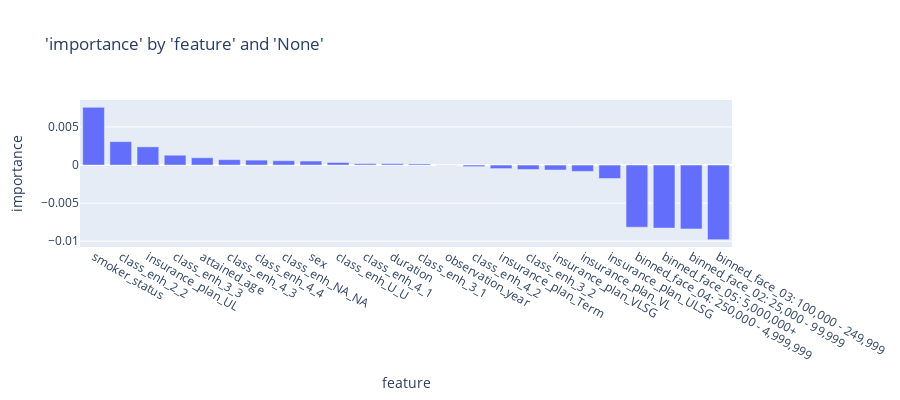

Notebook source saved alongside this figure:
### Code cell
charters.chart(
    df=importance, x_axis="feature", y_axis="importance", type="bar", y_sort=True
)

### Figure 1 — Plotly figure (JSON) as saved in the notebook; plotly's stock layout.template omitted (floating-point values rounded to 4 significant figures)
{"data": [{"hovertemplate": "feature=%{x}<br>importance=%{y}<extra></extra>", "legendgroup": "", "marker": {"color": "#636efa", "pattern": {"shape": ""}}, "name": "", "orientation": "v", "showlegend": false, "textposition": "auto", "type": "bar", "x": ["smoker_status", "class_enh_2_2", "insurance_plan_UL", "class_enh_3_3", "attained_age", "class_enh_4_3", "class_enh_4_4", "class_enh_NA_NA", "sex", "class_enh_U_U", "class_enh_4_1", "duration", "class_enh_3_1", "observation_year", "class_enh_4_2", "insurance_plan_Term", "class_enh_3_2", "insurance_plan_VLSG", "insurance_plan_VL", "insurance_plan_ULSG", "binned_face_04: 250,000 - 4,999,999", "binned_face_05: 5,000,000+", "binned_face_02: 25,000 - 99,999", "binned_face_03: 100,000 - 249,999"], "xaxis": "x", "y": [0.007574, 0.003074, 0.002388, 0.001289, 0.0009545, 0.0007069, 0.0006478, 0.0005705, 0.0005285, 0.000337, 0.0001806, 0.0001797, 0.0001438, -1.835e-05, -0.0002039, -0.0004624, -0.0005793, -0.0006465, -0.0008329, -0.001766, -0.00816, -0.008273, -0.008378, -0.009791], "yaxis": "y"}], "layout": {"barmode": "relative", "height": 400, "legend": {"tracegroupgap": 0}, "title": {"text": "'importance' by 'feature' and 'None'"}, "xaxis": {"anchor": "y", "domain": [0, 1], "title": {"text": "feature"}}, "yaxis": {"anchor": "x", "domain": [0, 1], "title": {"text": "importance"}, "type": "-"}}}
